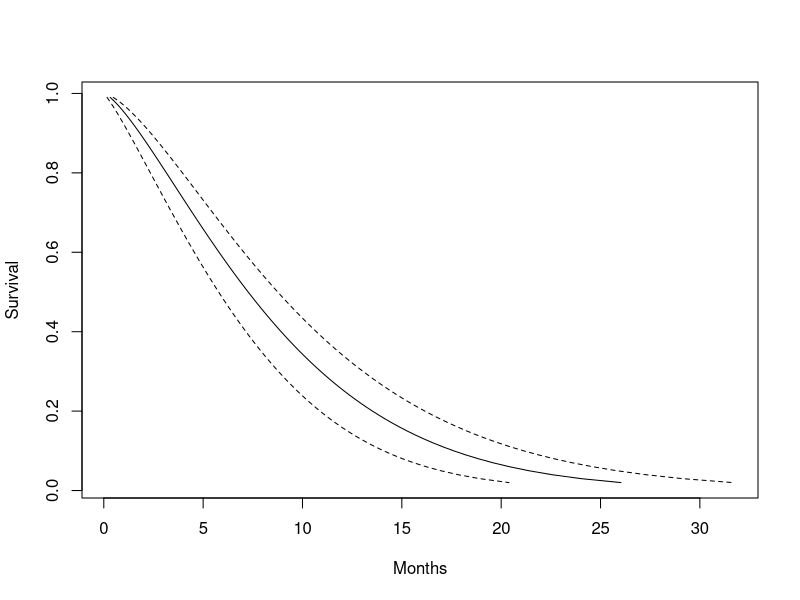

Write the R code that produced this figure.
# Draw figure 1 from Escobar and Meeker, 1992.
library(survival)

fit <- survreg(Surv(time,status) ~ age + I(age^2), data=stanford2, 
	dist='lognormal') 
pred <- predict(fit, newdata=list(age=1:65), se.fit = TRUE, type='response') 

# Predicted Weibull survival curve for a lung cancer subject with
#  ECOG score of 2
lfit <- survreg(Surv(time, status) ~ ph.ecog, data=lung)
pct <- 1:98/100   # The 100th percentile of predicted survival is at +infinity
ptime <- predict(lfit, newdata=data.frame(ph.ecog=2), type='quantile',
                 p=pct, se=TRUE)
matplot(cbind(ptime$fit, ptime$fit + 2*ptime$se.fit,
                         ptime$fit - 2*ptime$se.fit)/30.5, 1-pct,
        xlab="Months", ylab="Survival", type='l', lty=c(1,2,2), col=1)
